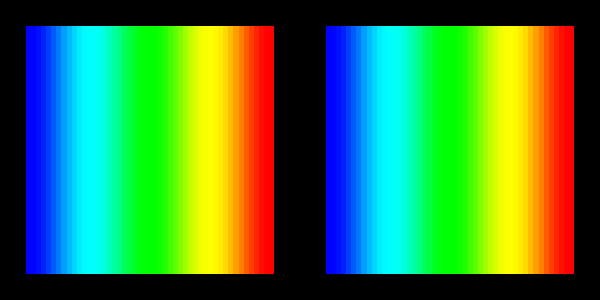

Write the Python code that produced this figure.
#!/usr/bin/env python

# Convert point data to cell data on both structured and unstructured grids
# using vtkPointDataToCellData, displayed in two viewports.

# Factory overrides
import vtkmodules.vtkInteractionStyle  # noqa: F401
import vtkmodules.vtkRenderingOpenGL2  # noqa: F401

from vtkmodules.vtkCommonDataModel import vtkImageData
from vtkmodules.vtkFiltersCore import (
    vtkPointDataToCellData,
    vtkSimpleElevationFilter,
    vtkThreshold,
)
from vtkmodules.vtkFiltersGeometry import vtkGeometryFilter
from vtkmodules.vtkRenderingCore import (
    vtkActor,
    vtkPolyDataMapper,
    vtkRenderWindow,
    vtkRenderWindowInteractor,
    vtkRenderer,
)

resolution = 50

# Source: image volume with elevation scalars
image_volume = vtkImageData()
image_volume.SetDimensions(resolution, resolution, resolution)

elevation = vtkSimpleElevationFilter()
elevation.SetInputData(image_volume)
elevation.Update()

# Convert point data to cell data (structured)
pd_to_cd = vtkPointDataToCellData()
pd_to_cd.SetInputConnection(elevation.GetOutputPort())
pd_to_cd.SetCategoricalData(0)
pd_to_cd.Update()

# Convert to unstructured grid via threshold
extract = vtkThreshold()
extract.SetInputConnection(elevation.GetOutputPort())
extract.SetThresholdFunction(vtkThreshold.THRESHOLD_BETWEEN)
extract.SetLowerThreshold(-10000.0)
extract.SetUpperThreshold(10000.0)
extract.Update()

# Convert point data to cell data (unstructured)
pd_to_cd_2 = vtkPointDataToCellData()
pd_to_cd_2.SetInputData(extract.GetOutput())
pd_to_cd_2.SetCategoricalData(0)
pd_to_cd_2.Update()

scalar_range = pd_to_cd.GetOutput().GetCellData().GetScalars().GetRange()

# Geometry for structured result
geom = vtkGeometryFilter()
geom.SetInputConnection(pd_to_cd.GetOutputPort())

mapper_0 = vtkPolyDataMapper()
mapper_0.SetInputConnection(geom.GetOutputPort())
mapper_0.SetScalarRange(scalar_range)

actor_0 = vtkActor()
actor_0.SetMapper(mapper_0)

# Geometry for unstructured result
geom_2 = vtkGeometryFilter()
geom_2.SetInputConnection(pd_to_cd_2.GetOutputPort())

mapper_1 = vtkPolyDataMapper()
mapper_1.SetInputConnection(geom_2.GetOutputPort())
mapper_1.SetScalarRange(scalar_range)

actor_1 = vtkActor()
actor_1.SetMapper(mapper_1)

# Two viewports with shared camera
renderer_0 = vtkRenderer()
renderer_0.SetViewport(0, 0, 0.5, 1)
renderer_0.SetBackground(0, 0, 0)
renderer_0.AddActor(actor_0)

renderer_1 = vtkRenderer()
renderer_1.SetViewport(0.5, 0, 1, 1)
renderer_1.SetBackground(0, 0, 0)
renderer_1.AddActor(actor_1)

# Window
render_window = vtkRenderWindow()
render_window.AddRenderer(renderer_0)
render_window.AddRenderer(renderer_1)
render_window.SetSize(600, 300)
render_window.SetWindowName("point to cell structured vs unstructured")

# Scene
renderer_0.GetActiveCamera().SetPosition(1, 0, 0)
renderer_0.GetActiveCamera().SetFocalPoint(0, 0, 0)
renderer_0.ResetCamera()
renderer_0.GetActiveCamera().Zoom(1.25)
renderer_1.SetActiveCamera(renderer_0.GetActiveCamera())

# Interactor
interactor = vtkRenderWindowInteractor()
interactor.SetRenderWindow(render_window)

interactor.Initialize()
interactor.Start()
